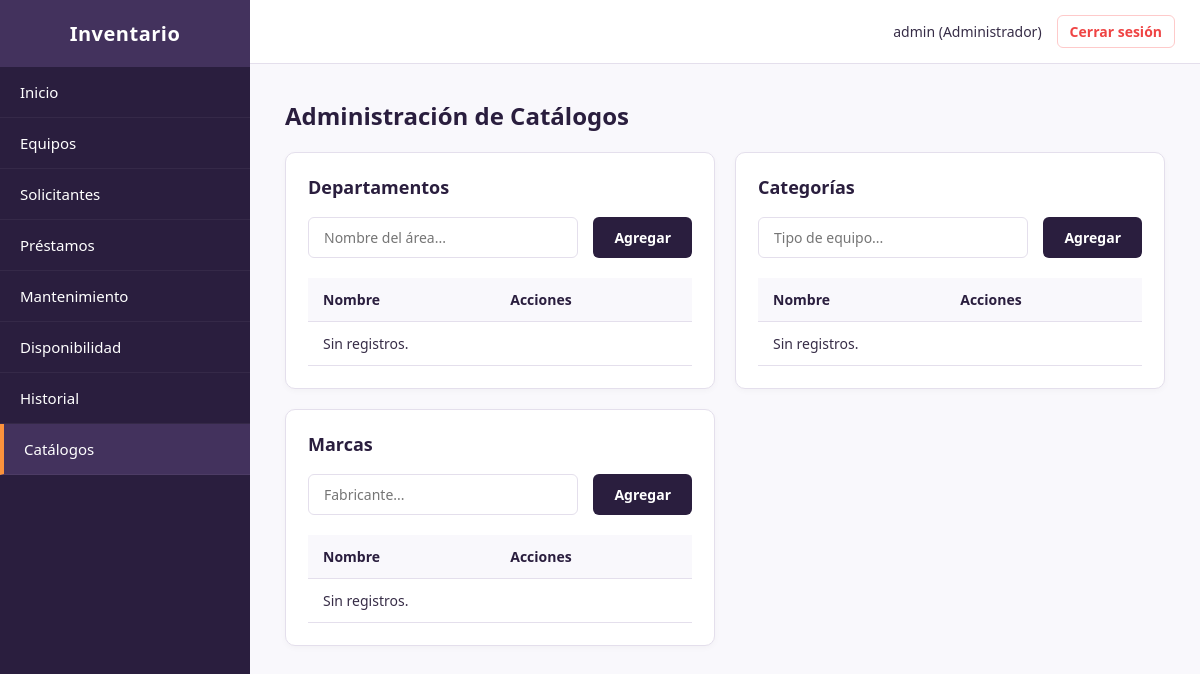
/pages/catalogos/catalogos.php (signed in), run on an earlier commit of the app's database.
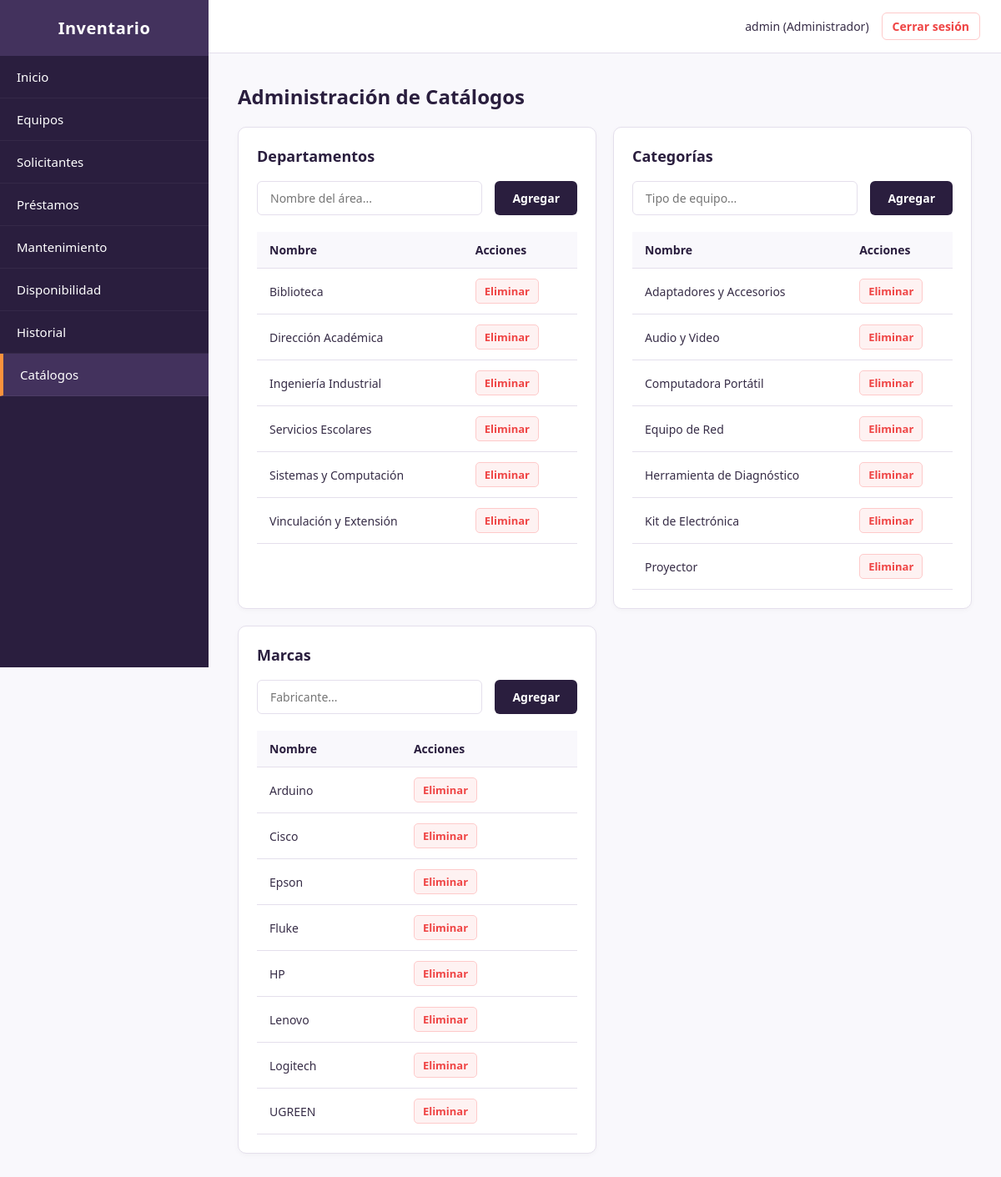
And on a later commit of the database.
### tables this page shows
CREATE TABLE IF NOT EXISTS departamentos (
    id_departamento INT AUTO_INCREMENT PRIMARY KEY,
    nombre VARCHAR(100) UNIQUE NOT NULL
);

CREATE TABLE IF NOT EXISTS categorias (
    id_categoria INT AUTO_INCREMENT PRIMARY KEY,
    nombre VARCHAR(100) UNIQUE NOT NULL
);

CREATE TABLE IF NOT EXISTS marcas (
    id_marca INT AUTO_INCREMENT PRIMARY KEY,
    nombre VARCHAR(100) UNIQUE NOT NULL
);

### pages/catalogos/catalogos.php (the view, shortened to what the changed rows need)
<?php
$base = '../../';
require_once $base . 'includes/auth.php';
require_once $base . 'includes/conexion.php';
$departamentos = $pdo->query('SELECT id_departamento, nombre FROM departamentos ORDER BY nombre')->fetchAll();
$categorias = $pdo->query('SELECT id_categoria, nombre FROM categorias ORDER BY nombre')->fetchAll();
$marcas = $pdo->query('SELECT id_marca, nombre FROM marcas ORDER BY nombre')->fetchAll();
require $base . 'includes/header.php';
?>
            <h1>Administración de Catálogos</h1>
            <div class="catalogos-grid">
                <div class="panel">
                    <h2>Departamentos</h2>
                    <div class="table-container">
                        <table class="data-table">
                            <thead>
                                <tr>
                                    <th>Nombre</th>
                                    <th>Acciones</th>
                                </tr>
                            </thead>
                            <tbody>
                                <?php if (empty($departamentos)): ?>
                                    <tr><td colspan="2">Sin registros.</td></tr>
                                <?php else: ?>
                                    <?php foreach ($departamentos as $fila): ?>
                                        <tr>
                                            <td><?= htmlspecialchars($fila['nombre']) ?></td>
                                            <td>
                                                <div class="table-actions">
                                                    <form action="catalogos.php" method="POST" onsubmit="return confirm('¿Eliminar este departamento?');">
                                                        <button type="submit" class="action-link danger">Eliminar</button>
                                                    </form>
                                                </div>
                                            </td>
                                        </tr>
                                    <?php endforeach; ?>
                                <?php endif; ?>
                            </tbody>
                        </table>
                    </div>
                </div>
                <div class="panel">
                    <h2>Categorías</h2>
                    <div class="table-container">
                        <table class="data-table">
                            <thead>
                                <tr>
                                    <th>Nombre</th>
                                    <th>Acciones</th>
                                </tr>
                            </thead>
                            <tbody>
                                <?php if (empty($categorias)): ?>
                                    <tr><td colspan="2">Sin registros.</td></tr>
                                <?php else: ?>
                                    <?php foreach ($categorias as $fila): ?>
                                        <tr>
                                            <td><?= htmlspecialchars($fila['nombre']) ?></td>
                                            <td>
                                                <div class="table-actions">
                                                    <form action="catalogos.php" method="POST" onsubmit="return confirm('¿Eliminar esta categoría?');">
                                                        <button type="submit" class="action-link danger">Eliminar</button>
                                                    </form>
                                                </div>
                                            </td>
                                        </tr>
                                    <?php endforeach; ?>
                                <?php endif; ?>
                            </tbody>
                        </table>
                    </div>
                </div>
                <div class="panel">
                    <h2>Marcas</h2>
                    <div class="table-container">
                        <table class="data-table">
                            <thead>
                                <tr>
                                    <th>Nombre</th>
                                    <th>Acciones</th>
                                </tr>
                            </thead>
                            <tbody>
                                <?php if (empty($marcas)): ?>
                                    <tr><td colspan="2">Sin registros.</td></tr>
                                <?php else: ?>
                                    <?php foreach ($marcas as $fila): ?>
                                        <tr>
                                            <td><?= htmlspecialchars($fila['nombre']) ?></td>
                                            <td>
                                                <div class="table-actions">
                                                    <form action="catalogos.php" method="POST" onsubmit="return confirm('¿Eliminar esta marca?');">
                                                        <button type="submit" class="action-link danger">Eliminar</button>
                                                    </form>
                                                </div>
                                            </td>
                                        </tr>
                                    <?php endforeach; ?>
                                <?php endif; ?>
                            </tbody>
                        </table>
                    </div>
                </div>
            </div>
<?php
require $base . 'includes/footer.php';
?>

What changed in the data, as far as the page shows it:
added departamentos: nombre "Biblioteca"
added departamentos: nombre "Dirección Académica"
added departamentos: nombre "Ingeniería Industrial"
added departamentos: nombre "Servicios Escolares"
added departamentos: nombre "Sistemas y Computación"
added departamentos: nombre "Vinculación y Extensión"
added categorias: nombre "Adaptadores y Accesorios"
added categorias: nombre "Audio y Video"
added categorias: nombre "Computadora Portátil"
added categorias: nombre "Equipo de Red"
added categorias: nombre "Herramienta de Diagnóstico"
added categorias: nombre "Kit de Electrónica"
added categorias: nombre "Proyector"
added marcas: nombre "Arduino"
added marcas: nombre "Cisco"
added marcas: nombre "Epson"
added marcas: nombre "Fluke"
added marcas: nombre "HP"
added marcas: nombre "Lenovo"
added marcas: nombre "Logitech"
added marcas: nombre "UGREEN"
Also different on the page:
text no longer shown: "Sin registros. Sin registros. Sin registros."
